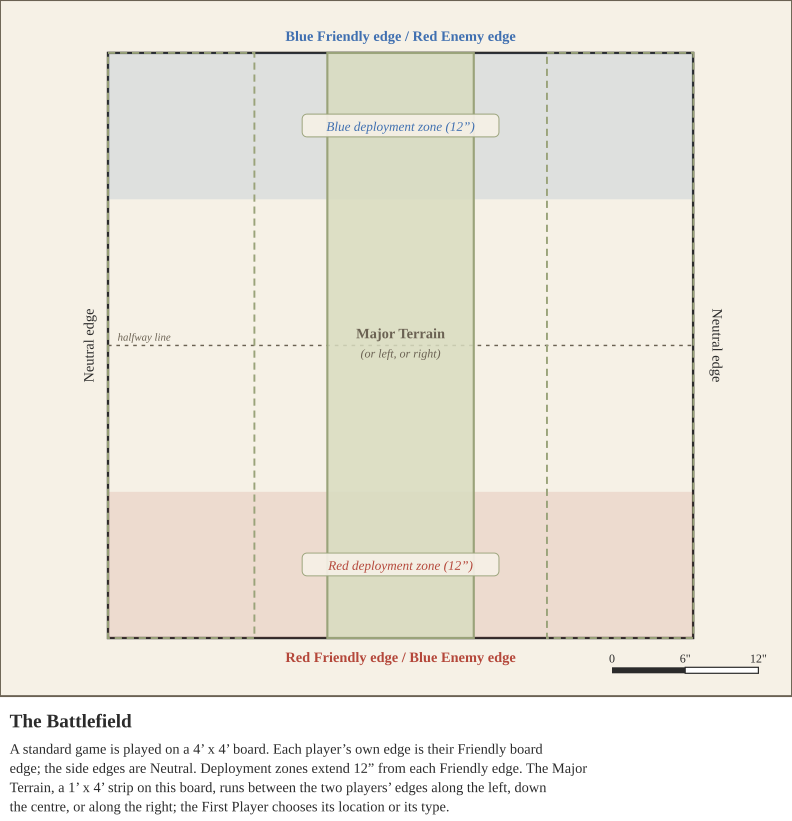

Python code for this plot:
from board import *
W, H = 330, 290
s = SVG(W, H, 'The Battlefield', [
    'A standard game is played on a 4’ x 4’ board. Each player’s own edge is their Friendly board edge; the side edges are Neutral.',
    'Deployment zones extend 12” from each Friendly edge. The Major Terrain, a 1’ x 4’ strip on this board, runs between the two',
    'players’ edges along the left, down the centre, or along the right; the First Player chooses its location or its type.'])
s.panel(0, 0, W, H)
ox, oy = 45, 22; S = bx(BOARD)
board(s, ox, oy)
z = bx(12 * IN)
s.add(f'<rect x="{ox}" y="{oy}" width="{S:.1f}" height="{z:.1f}" fill="{C["blue"]}" fill-opacity="0.13"/>')
s.add(f'<rect x="{ox}" y="{oy + S - z:.1f}" width="{S:.1f}" height="{z:.1f}" fill="{C["red"]}" fill-opacity="0.13"/>')
t = bx(12 * IN)
for i, x in enumerate([ox, ox + S / 2 - t / 2, ox + S - t]):
    if i == 1:
        s.add(f'<rect x="{x:.1f}" y="{oy}" width="{t:.1f}" height="{S:.1f}" fill="{C["terrainl"]}" fill-opacity="0.85" stroke="{C["terrain"]}" stroke-width="0.9"/>')
    else:
        s.add(f'<rect x="{x:.1f}" y="{oy}" width="{t:.1f}" height="{S:.1f}" fill="none" stroke="{C["terrain"]}" stroke-width="0.8" stroke-dasharray="3 2"/>')
s.text(ox + S / 2, oy + S / 2 - 3, 'Major Terrain', 6, C['line'], bold=True)
s.text(ox + S / 2, oy + S / 2 + 5, '(or left, or right)', 5, C['line'], italic=True)
for _y in (oy + z / 2, oy + S - z / 2):
    s.add(f'<rect x="{ox + S / 2 - 41:.1f}" y="{_y - 5:.1f}" width="82" height="9.5" rx="2" fill="#f5f0e6" fill-opacity="0.92" stroke="{C["terrain"]}" stroke-width="0.4"/>')
s.text(ox + S / 2, oy + z / 2 + 2, 'Blue deployment zone (12”)', 5.5, C['blue'], italic=True)
s.text(ox + S / 2, oy + S - z / 2 + 2, 'Red deployment zone (12”)', 5.5, C['red'], italic=True)
s.text(ox + S / 2, oy + S + 10, 'Red Friendly edge  /  Blue Enemy edge', 6, C['red'], bold=True)
s.text(ox + S / 2, oy - 5, 'Blue Friendly edge  /  Red Enemy edge', 6, C['blue'], bold=True)
s.text(ox - 6, oy + S / 2, 'Neutral edge', 6, C['ink'], rot=-90)
s.text(ox + S + 8, oy + S / 2, 'Neutral edge', 6, C['ink'], rot=90)
s.text(ox + S + 4, oy + S / 2 - 3, '', 5)
s.text(ox + 4, oy + S / 2 - 2, 'halfway line', 4.5, C['line'], 'start', italic=True)
scalebar(s, W - 75, H - 12)
s.text(W - 75 - 4, H - 9, '', 5)
print(s.save('battlefield.svg'))
